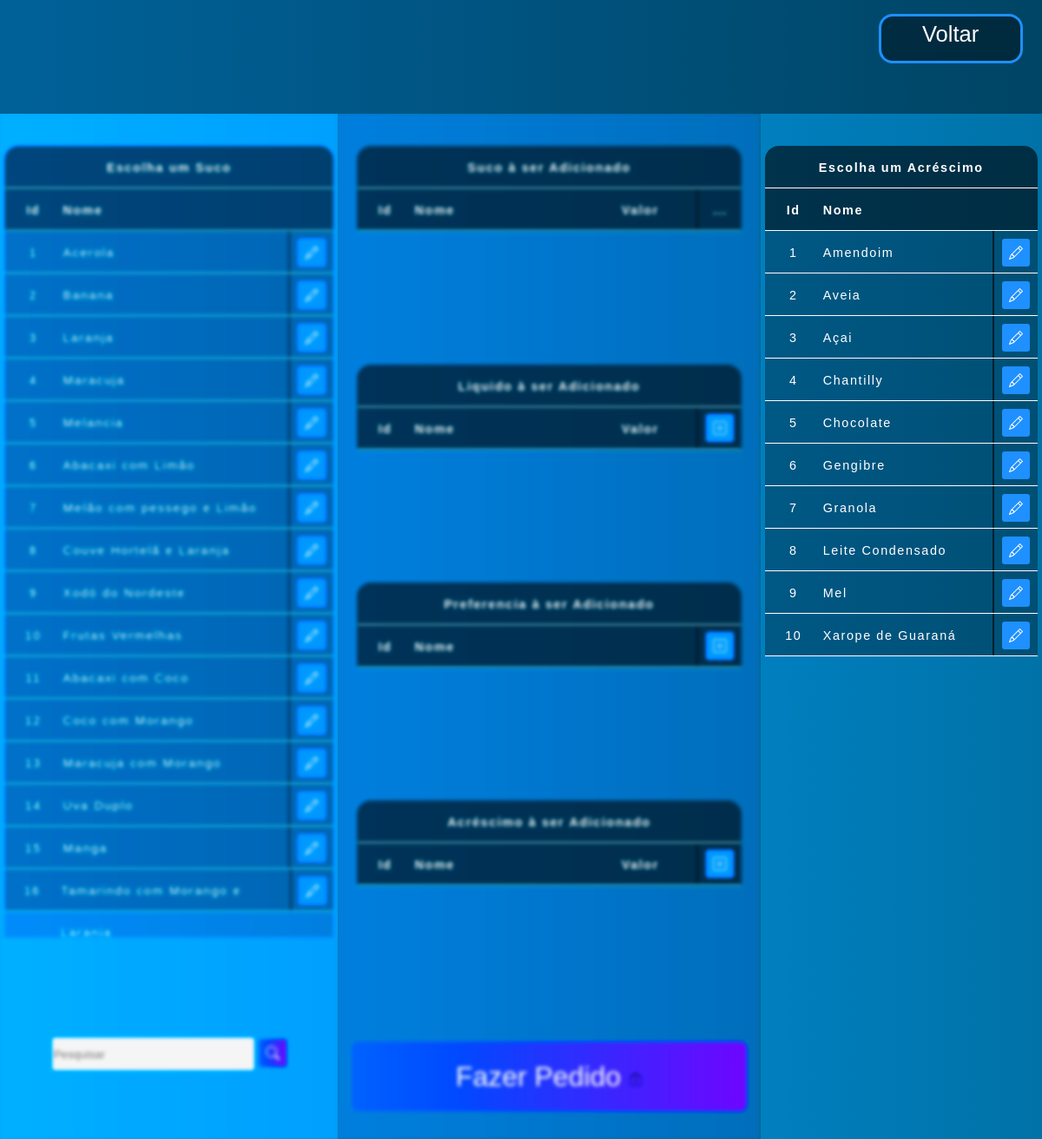
Screenshot of /Public/Pedir_Select_Acrescimos.php with the database file from the repository.
### tables this page shows
CREATE TABLE `select_sucos` (
  `id` int(11) NOT NULL,
  `nome` varchar(100) NOT NULL,
  `fruta_1` varchar(45) NOT NULL,
  `peso_1` varchar(45) NOT NULL,
  `fruta_2` varchar(45) NOT NULL,
  `peso_2` varchar(45) NOT NULL,
  `fruta_3` varchar(45) NOT NULL,
  `peso_3` varchar(45) NOT NULL,
  `fruta_4` varchar(45) NOT NULL,
  `peso_4` varchar(45) NOT NULL,
  `fruta_5` varchar(45) NOT NULL,
  `peso_5` varchar(45) NOT NULL,
  `liquido_id_fk` varchar(45) NOT NULL,
  `liquido_peso` varchar(45) NOT NULL,
  PRIMARY KEY (`id`)
);

CREATE TABLE `select_acrescimos` (
  `id` int(11) NOT NULL,
  `nome` varchar(45) NOT NULL,
  `valor` varchar(45) NOT NULL,
  PRIMARY KEY (`id`)
);

### Public/Templates/Table_Select_Sucos.php (the view, shortened to what this page needs)
<?php
    include_once('../config.php');
    if(!empty($_GET['search']))
    {
        $data = $_GET['search'];
        $sql = "SELECT * FROM select_sucos WHERE id LIKE '%$data%' or nome LIKE '%$data%' ORDER BY id ";
    }
    else
    {
        $sql = "SELECT * FROM select_sucos";
    }
    $result = $conexao->query($sql);
    $table_Select = 'select_sucos';
    $table_Insert = 'pre_suco';
?>
<div class="col_100vh">
<div class="container_col">
    <div class="col_2rem"></div>
    <table id="table_select_sucos">
        <thead>
            <tr>
                <th class="title_table" >Escolha um Suco</th>
            </tr>
            <tr>
                <th class="id"      >Id</th>
                <th class="nome"    >Nome</th>
                <th class="preenche_tam"    ></th>
            </tr>
        </thead>
        <tbody>
            <?php
                while($user_data = mysqli_fetch_assoc($result)) {
                    echo    "<tr>";
                    echo    "<td class='id'>".$user_data['id']."</td>";
                    echo    "<td class='nome'>".$user_data['nome']."</td>";
                    echo    "<td class='preenche'></td>";
                    echo    "<td class='botao'>
                                <a href='tools/Tools_Add_Suco.php?table_Select=$table_Select&id_Select=$user_data[id]&table_Insert=$table_Insert' title='Marcar' id='btn-primary'>
                                    <svg xmlns='http://www.w3.org/2000/svg' width='16' height='16' fill='currentColor' class='bi bi-pencil' viewBox='0 0 16 16'>
                                        <path d='M12.146.146a.5.5 0 0 1 .708 0l3 3a.5.5 0 0 1 0 .708l-10 10a.5.5 0 0 1-.168.11l-5 2a.5.5 0 0 1-.65-.65l2-5a.5.5 0 0 1 .11-.168l10-10zM11.207 2.5 13.5 4.793 14.793 3.5 12.5 1.207 11.207 2.5zm1.586 3L10.5 3.207 4 9.707V10h.5a.5.5 0 0 1 .5.5v.5h.5a.5.5 0 0 1 .5.5v.5h.293l6.5-6.5zm-9.761 5.175-.106.106-1.528 3.821 3.821-1.528.106-.106A.5.5 0 0 1 5 12.5V12h-.5a.5.5 0 0 1-.5-.5V11h-.5a.5.5 0 0 1-.468-.325z'/>
                                    </svg>
                                </a>
                            </td>";
                    echo    "</tr>";
                }
            ?>
        </tbody>
    </table>
    <div class="spc"></div>
    <div class="box-search">
        <input type="search" class="form-control w-25" placeholder="Pesquisar" id="pesquisar">
            <a onclick="searchData()" id="btn-pesquisar" >
            </a>
    </div>
    </div>
</div>

### Public/Templates/Table_Select_Acrescimos.php
<?php
    include_once('../config.php');
    $sql = "SELECT * FROM Select_acrescimos ";
    $result = $conexao->query($sql);
    $table_Select = 'Select_acrescimos';
    $table_Insert = 'pre_acrescimo';
?>
<table class="table" id="table_select_acrescimos">
    <thead>
        <tr>
            <th class="title_table" >Escolha um Acréscimo</th>
        </tr>
        <tr>
            <th class="id"          >Id     </th>
            <th class="nome"        >Nome   </th>
            <th class="preenche_tam" ></th>
        </tr>
    </thead>
    <tbody>
        <?php
            while($user_data = mysqli_fetch_assoc($result)) {
                    echo "<tr>";
                    echo "<td class='id'>".$user_data['id']."</td>";
                    echo "<td class='nome'>".$user_data['nome']."</td>";
                    echo    "<td class='preenche'></td>";
                    echo "<td class='botao'>
                    <a href='tools/Tools_Add_Acrescimo.php?table_Select=$table_Select&id_Select=$user_data[id]&table_Insert=$table_Insert' title='Marcar' id='btn-primary'>
                        <svg xmlns='http://www.w3.org/2000/svg' width='16' height='16' fill='currentColor' class='bi bi-pencil' viewBox='0 0 16 16'>
                            <path d='M12.146.146a.5.5 0 0 1 .708 0l3 3a.5.5 0 0 1 0 .708l-10 10a.5.5 0 0 1-.168.11l-5 2a.5.5 0 0 1-.65-.65l2-5a.5.5 0 0 1 .11-.168l10-10zM11.207 2.5 13.5 4.793 14.793 3.5 12.5 1.207 11.207 2.5zm1.586 3L10.5 3.207 4 9.707V10h.5a.5.5 0 0 1 .5.5v.5h.5a.5.5 0 0 1 .5.5v.5h.293l6.5-6.5zm-9.761 5.175-.106.106-1.528 3.821 3.821-1.528.106-.106A.5.5 0 0 1 5 12.5V12h-.5a.5.5 0 0 1-.5-.5V11h-.5a.5.5 0 0 1-.468-.325z'/>
                        </svg>
                        </a>
                        </td>";
                    echo "</tr>";
            }
            ?>
    </tbody>
</table>

### Public/Static/css/Tela.css (style rules this page uses)
html { width: 100vw; height: 100vh; }
a { text-decoration: none; }
#btn-primary, #btn-danger, #btn-pesquisar { display:inline-block; color:white; background-color: dodgerblue; cursor: pointer; width: 2rem; height: 2rem; line-height: 2.4rem; border-radius: 0.2rem; text-align: center; position: relative; top: 0.15em; }
#btn-pesquisar { background-image: linear-gradient(to right,rgb(0, 92, 197), rgb(90, 20, 220)); }
.box-search { width: 100%; text-align: center; }
.form-control { background-color: whitesmoke; border-radius: 0.2rem; border: none; width: 60%; height: 2.4rem; }

### Public/Static/css/Table.css (style rules this page uses)
.title_table { width: 100%; }
table { border-radius: 1rem 1rem 0 0; padding: 0.2rem; letter-spacing: 0.1rem; font-size: 0.9rem; color:white; text-align: center; width: 100%; }
thead { background: rgba(0, 0, 0, 0.6); display: inline-block; width: 100%; border-radius: 1rem 1rem 0 0; }
tbody { display: inline-block; width: 100%; overflow:auto; max-height: 68vh; }
tr { display: flex; flex-flow: row; width: 100%; height: 3rem; line-height:3rem; font-family: Arial, Helvetica, sans-serif; border-bottom:0.12rem solid white; float:left; }
tbody tr { background: rgba(0, 0, 0, 0.3); }
tr .id { flex-grow: 0; flex-basis: 4rem; }
tr .nome { text-align: left; flex-grow: 1; flex-basis: auto; }
tr .preenche { background: rgba(0, 0, 0, 0.6); }
tr .preenche_tam { flex-grow: 0; flex-basis: 3.4rem; }
tr .botao { flex-grow: 0; flex-basis: 3rem; }
#table_select_sucos tbody tr { background: rgba(0, 0, 0, 0.2); }
#table_select_sucos tbody, #table_select_liquidos tbody, #table_select_preferencias tbody, #table_select_acrescimos tbody { max-height: 62vh; }
#table_select_sucos tbody { height: 62vh; background: rgba(0, 0, 0, 0.2); }

### Public/Static/css/Container.css (style rules this page uses)
.container_row .spc { flex-grow: 1; flex-basis: auto; }
.container_col { display: flex; flex-flow: column; width: 100%; height: 100%; float:left; }
.container_col .col_2rem { flex-grow: 0; flex-basis: 2rem; }
.container_col .col_100vh { flex-grow: 0; flex-basis: 84vh; }

### rows the page displays
select_sucos: id "1", nome "Acerola"
select_sucos: id "2", nome "Banana"
select_sucos: id "3", nome "Laranja"
select_sucos: id "4", nome "Maracuja"
select_sucos: id "5", nome "Melancia"
select_sucos: id "6", nome "Abacaxi com Limão"
select_sucos: id "7", nome "Melão com pessego e Limão"
select_sucos: id "8", nome "Couve Hortelã e Laranja"
select_sucos: id "9", nome "Xodó do Nordeste"
select_sucos: id "10", nome "Frutas Vermelhas"
select_sucos: id "11", nome "Abacaxi com Coco"
select_sucos: id "12", nome "Coco com Morango"
select_sucos: id "13", nome "Maracuja com Morango"
select_sucos: id "14", nome "Uva Duplo"
select_sucos: id "15", nome "Manga"
select_sucos: id "16", nome "Tamarindo com Morango e Laranja"
select_acrescimos: id "1", nome "Amendoim"
select_acrescimos: id "2", nome "Aveia"
select_acrescimos: id "3", nome "Açai"
select_acrescimos: id "4", nome "Chantilly"
select_acrescimos: id "5", nome "Chocolate"
select_acrescimos: id "6", nome "Gengibre"
select_acrescimos: id "7", nome "Granola"
select_acrescimos: id "8", nome "Leite Condensado"
select_acrescimos: id "9", nome "Mel"
select_acrescimos: id "10", nome "Xarope de Guaraná"
